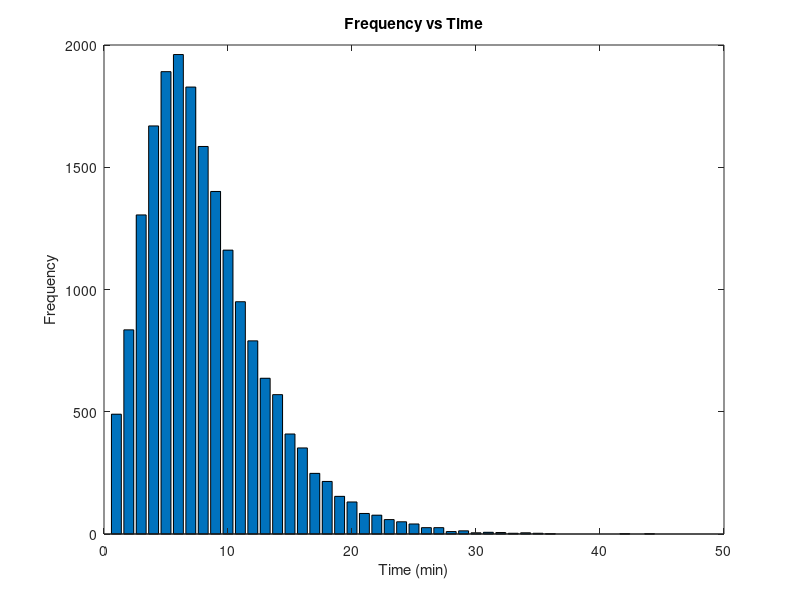

This chart was generated by the following MATLAB code:
data = load("distribution.txt")
x = data(:,1)/60
y = data(:,2)
bar(x,y)
title("Frequency vs Time")
xlabel("Time (min)")
ylabel("Frequency")

